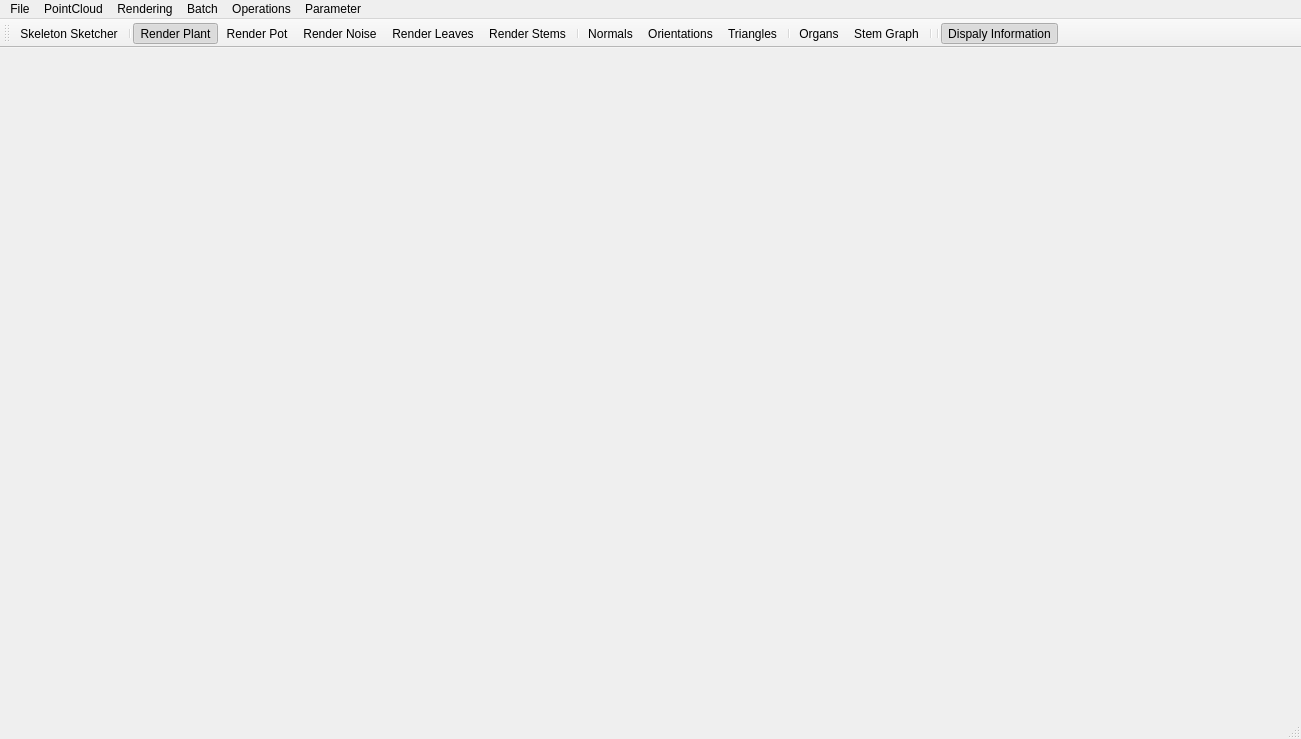
<?xml version="1.0" encoding="UTF-8"?>
<ui version="4.0">
 <class>MainWindowClass</class>
 <widget class="QMainWindow" name="MainWindowClass">
  <property name="geometry">
   <rect>
    <x>0</x>
    <y>0</y>
    <width>1301</width>
    <height>739</height>
   </rect>
  </property>
  <property name="focusPolicy">
   <enum>Qt::StrongFocus</enum>
  </property>
  <property name="windowTitle">
   <string>MainWindow</string>
  </property>
  <widget class="QWidget" name="centralWidget">
   <property name="sizePolicy">
    <sizepolicy hsizetype="Maximum" vsizetype="Maximum">
     <horstretch>0</horstretch>
     <verstretch>0</verstretch>
    </sizepolicy>
   </property>
   <property name="autoFillBackground">
    <bool>false</bool>
   </property>
  </widget>
  <widget class="QMenuBar" name="menuBar">
   <property name="geometry">
    <rect>
     <x>0</x>
     <y>0</y>
     <width>1301</width>
     <height>21</height>
    </rect>
   </property>
   <widget class="QMenu" name="menuFile">
    <property name="title">
     <string>File</string>
    </property>
    <widget class="QMenu" name="menuRecentWorkspaces">
     <property name="title">
      <string>Recent Workspaces</string>
     </property>
    </widget>
    <addaction name="actionSetWorkspace"/>
    <addaction name="menuRecentWorkspaces"/>
    <addaction name="separator"/>
    <addaction name="actionSaveRegistrator"/>
    <addaction name="actionSaveRegisteredPoints"/>
    <addaction name="separator"/>
    <addaction name="actionPOVRaySnapshot"/>
    <addaction name="actionPOVRayAnimation"/>
    <addaction name="actionPovRayFrames"/>
    <addaction name="separator"/>
    <addaction name="actionLoadMeshModel"/>
    <addaction name="actionSaveSceneAsObj"/>
    <addaction name="separator"/>
    <addaction name="actionLoadCamera"/>
    <addaction name="actionSaveCamera"/>
   </widget>
   <widget class="QMenu" name="menuPointCloud">
    <property name="title">
     <string>PointCloud</string>
    </property>
    <addaction name="actionRegistrationICP"/>
    <addaction name="actionRegistrationLUM"/>
    <addaction name="actionRefineAxis"/>
   </widget>
   <widget class="QMenu" name="menuView">
    <property name="title">
     <string>Rendering</string>
    </property>
    <addaction name="actionIncreasePointSize"/>
    <addaction name="actionDecreasePointSize"/>
    <addaction name="actionIncreaseLineWidth"/>
    <addaction name="actionDecreaseLineWidth"/>
    <addaction name="separator"/>
    <addaction name="actionRenderPlant"/>
    <addaction name="actionRenderPot"/>
    <addaction name="actionRenderNoise"/>
    <addaction name="actionRenderLeaves"/>
    <addaction name="actionRenderStems"/>
    <addaction name="separator"/>
    <addaction name="actionRenderNormals"/>
    <addaction name="actionRenderOrientations"/>
    <addaction name="actionRenderTriangles"/>
    <addaction name="separator"/>
    <addaction name="actionRenderOrgans"/>
    <addaction name="actionRenderStemGraph"/>
    <addaction name="separator"/>
    <addaction name="actionForceCenterScene"/>
    <addaction name="separator"/>
   </widget>
   <widget class="QMenu" name="menuBatch">
    <property name="title">
     <string>Batch</string>
    </property>
    <addaction name="actionGeneratePoints"/>
    <addaction name="actionBatchRegistration"/>
    <addaction name="separator"/>
    <addaction name="actionBatchEstimateNormal"/>
    <addaction name="actionBatchEstimateThickness"/>
    <addaction name="actionBatchEstimateOrientation"/>
    <addaction name="separator"/>
    <addaction name="actionCancelTasks"/>
    <addaction name="separator"/>
    <addaction name="actionBatchRenameViews"/>
    <addaction name="actionBatchRenameFrames"/>
    <addaction name="separator"/>
    <addaction name="actionExtractPlant"/>
    <addaction name="actionBatchExtractPoints"/>
    <addaction name="actionExtractKeyFrames"/>
    <addaction name="actionRotateCloud"/>
    <addaction name="actionConvertPcdToPlainText"/>
    <addaction name="separator"/>
    <addaction name="actionBatchVirtualScan"/>
    <addaction name="separator"/>
    <addaction name="actionRemoveBadFrames"/>
    <addaction name="actionRemoveErrorPoints"/>
   </widget>
   <widget class="QMenu" name="menuParameter">
    <property name="title">
     <string>Parameter</string>
    </property>
    <addaction name="actionParameterMaster"/>
    <addaction name="actionEnableInformation"/>
    <addaction name="separator"/>
    <addaction name="actionSaveParameters"/>
    <addaction name="actionLoadParameters"/>
    <addaction name="separator"/>
    <addaction name="actionSkeletonSketcher"/>
   </widget>
   <widget class="QMenu" name="menuGo_Back">
    <property name="title">
     <string>Operations</string>
    </property>
    <addaction name="actionForwardClassify"/>
    <addaction name="actionBackwardClassify"/>
    <addaction name="separator"/>
    <addaction name="actionFSmoothLeaves"/>
    <addaction name="actionBSmoothLeaves"/>
    <addaction name="separator"/>
    <addaction name="actionFSmoothStems"/>
    <addaction name="actionBSmoothStems"/>
    <addaction name="separator"/>
    <addaction name="actionAbsoluteClassify"/>
    <addaction name="actionDecomposeLeaves"/>
    <addaction name="actionDecomposeStems"/>
    <addaction name="separator"/>
   </widget>
   <addaction name="menuFile"/>
   <addaction name="menuPointCloud"/>
   <addaction name="menuView"/>
   <addaction name="menuBatch"/>
   <addaction name="menuGo_Back"/>
   <addaction name="menuParameter"/>
  </widget>
  <widget class="QStatusBar" name="statusBar"/>
  <widget class="QToolBar" name="mainToolBar">
   <attribute name="toolBarArea">
    <enum>TopToolBarArea</enum>
   </attribute>
   <attribute name="toolBarBreak">
    <bool>false</bool>
   </attribute>
   <addaction name="actionSkeletonSketcher"/>
   <addaction name="separator"/>
   <addaction name="actionRenderPlant"/>
   <addaction name="actionRenderPot"/>
   <addaction name="actionRenderNoise"/>
   <addaction name="actionRenderLeaves"/>
   <addaction name="actionRenderStems"/>
   <addaction name="separator"/>
   <addaction name="actionRenderNormals"/>
   <addaction name="actionRenderOrientations"/>
   <addaction name="actionRenderTriangles"/>
   <addaction name="separator"/>
   <addaction name="actionRenderOrgans"/>
   <addaction name="actionRenderStemGraph"/>
   <addaction name="separator"/>
   <addaction name="separator"/>
   <addaction name="actionEnableInformation"/>
  </widget>
  <action name="actionSetWorkspace">
   <property name="text">
    <string>Set Workspace</string>
   </property>
   <property name="shortcut">
    <string>Ctrl+W</string>
   </property>
  </action>
  <action name="actionSaveRegistrator">
   <property name="text">
    <string>Save Registrator</string>
   </property>
  </action>
  <action name="actionRegistrationICP">
   <property name="text">
    <string>ICP Registration</string>
   </property>
   <property name="shortcut">
    <string>Ctrl+I</string>
   </property>
  </action>
  <action name="actionIncreasePointSize">
   <property name="text">
    <string>Increase Point Size</string>
   </property>
   <property name="shortcut">
    <string>Ctrl+=</string>
   </property>
  </action>
  <action name="actionDecreasePointSize">
   <property name="text">
    <string>Decrease Point Size</string>
   </property>
   <property name="shortcut">
    <string>Ctrl+-</string>
   </property>
  </action>
  <action name="actionIncreaseLineWidth">
   <property name="text">
    <string>Increase Line Width</string>
   </property>
   <property name="shortcut">
    <string>+</string>
   </property>
  </action>
  <action name="actionDecreaseLineWidth">
   <property name="text">
    <string>Decrease Line Width</string>
   </property>
   <property name="shortcut">
    <string>_</string>
   </property>
  </action>
  <action name="actionRefineAxis">
   <property name="text">
    <string>Refine Axis</string>
   </property>
   <property name="shortcut">
    <string>Ctrl+R</string>
   </property>
  </action>
  <action name="actionSaveRegisteredPoints">
   <property name="text">
    <string>Save Registered Points</string>
   </property>
  </action>
  <action name="actionGeneratePoints">
   <property name="text">
    <string>Generate Points</string>
   </property>
  </action>
  <action name="actionBatchRegistration">
   <property name="text">
    <string>Registration</string>
   </property>
  </action>
  <action name="actionBatchRenameViews">
   <property name="text">
    <string>Rename Views</string>
   </property>
  </action>
  <action name="actionRegistrationLUM">
   <property name="text">
    <string>LUM Registration</string>
   </property>
  </action>
  <action name="actionRenderPlant">
   <property name="checkable">
    <bool>true</bool>
   </property>
   <property name="checked">
    <bool>true</bool>
   </property>
   <property name="text">
    <string>Render Plant</string>
   </property>
  </action>
  <action name="actionRenderPot">
   <property name="checkable">
    <bool>true</bool>
   </property>
   <property name="checked">
    <bool>false</bool>
   </property>
   <property name="text">
    <string>Render Pot</string>
   </property>
  </action>
  <action name="actionRenderNoise">
   <property name="checkable">
    <bool>true</bool>
   </property>
   <property name="checked">
    <bool>false</bool>
   </property>
   <property name="text">
    <string>Render Noise</string>
   </property>
  </action>
  <action name="actionRenderTriangles">
   <property name="checkable">
    <bool>true</bool>
   </property>
   <property name="checked">
    <bool>false</bool>
   </property>
   <property name="text">
    <string>Triangles</string>
   </property>
  </action>
  <action name="actionRenderStemGraph">
   <property name="checkable">
    <bool>true</bool>
   </property>
   <property name="checked">
    <bool>false</bool>
   </property>
   <property name="text">
    <string>Stem Graph</string>
   </property>
  </action>
  <action name="actionRenderOrgans">
   <property name="checkable">
    <bool>true</bool>
   </property>
   <property name="checked">
    <bool>false</bool>
   </property>
   <property name="text">
    <string>Organs</string>
   </property>
  </action>
  <action name="actionPOVRaySnapshot">
   <property name="text">
    <string>POV-Ray Snapshot</string>
   </property>
  </action>
  <action name="actionPOVRayAnimation">
   <property name="text">
    <string>POV-Ray Animation</string>
   </property>
  </action>
  <action name="actionCancelTasks">
   <property name="text">
    <string>Cancel Tasks</string>
   </property>
  </action>
  <action name="actionParameterMaster">
   <property name="text">
    <string>Parameter Master</string>
   </property>
  </action>
  <action name="actionBatchExtractPoints">
   <property name="text">
    <string>Extract Points</string>
   </property>
  </action>
  <action name="actionBatchRenameFrames">
   <property name="text">
    <string>Rename Frames</string>
   </property>
  </action>
  <action name="actionBatchEstimateNormal">
   <property name="text">
    <string>Estimate Normal</string>
   </property>
  </action>
  <action name="actionRenderNormals">
   <property name="checkable">
    <bool>true</bool>
   </property>
   <property name="text">
    <string>Normals</string>
   </property>
  </action>
  <action name="actionBatchEstimateThickness">
   <property name="text">
    <string>Estimate Thickness</string>
   </property>
  </action>
  <action name="actionBatchVirtualScan">
   <property name="text">
    <string>Virtual Scan</string>
   </property>
  </action>
  <action name="actionLoadMeshModel">
   <property name="text">
    <string>Load Mesh Model</string>
   </property>
  </action>
  <action name="actionPovRayFrames">
   <property name="text">
    <string>POV-Ray Frames</string>
   </property>
  </action>
  <action name="actionRemoveBadFrames">
   <property name="text">
    <string>Remove Bad Frames</string>
   </property>
  </action>
  <action name="actionExtractPlant">
   <property name="text">
    <string>Extract Plant</string>
   </property>
  </action>
  <action name="actionSaveSceneAsObj">
   <property name="text">
    <string>Save Scene as .obj</string>
   </property>
  </action>
  <action name="actionBatchEstimateOrientation">
   <property name="checkable">
    <bool>false</bool>
   </property>
   <property name="text">
    <string>Estimate Orientation</string>
   </property>
  </action>
  <action name="actionSaveCamera">
   <property name="text">
    <string>Save Camera</string>
   </property>
  </action>
  <action name="actionLoadCamera">
   <property name="text">
    <string>Load Camera</string>
   </property>
  </action>
  <action name="actionExtractKeyFrames">
   <property name="text">
    <string>Extract Key Frames</string>
   </property>
  </action>
  <action name="actionForceCenterScene">
   <property name="text">
    <string>Center Scene</string>
   </property>
  </action>
  <action name="actionEnableInformation">
   <property name="checkable">
    <bool>true</bool>
   </property>
   <property name="checked">
    <bool>true</bool>
   </property>
   <property name="text">
    <string>Dispaly Information</string>
   </property>
  </action>
  <action name="actionRenderLeaves">
   <property name="checkable">
    <bool>true</bool>
   </property>
   <property name="checked">
    <bool>false</bool>
   </property>
   <property name="text">
    <string>Render Leaves</string>
   </property>
  </action>
  <action name="actionRenderStems">
   <property name="checkable">
    <bool>true</bool>
   </property>
   <property name="checked">
    <bool>false</bool>
   </property>
   <property name="text">
    <string>Render Stems</string>
   </property>
  </action>
  <action name="actionRotateCloud">
   <property name="text">
    <string>Rotate Cloud</string>
   </property>
  </action>
  <action name="actionLoadParameters">
   <property name="text">
    <string>Load Parameters</string>
   </property>
  </action>
  <action name="actionSaveParameters">
   <property name="text">
    <string>Save Parameters</string>
   </property>
  </action>
  <action name="actionRenderOrientations">
   <property name="checkable">
    <bool>true</bool>
   </property>
   <property name="text">
    <string>Orientations</string>
   </property>
  </action>
  <action name="actionForwardClassify">
   <property name="text">
    <string>Forward Classify</string>
   </property>
  </action>
  <action name="actionBackwardClassify">
   <property name="text">
    <string>Backward Classify</string>
   </property>
  </action>
  <action name="actionSkeletonSketcher">
   <property name="checkable">
    <bool>true</bool>
   </property>
   <property name="text">
    <string>Skeleton Sketcher</string>
   </property>
  </action>
  <action name="actionFSmoothLeaves">
   <property name="text">
    <string>FSmooth Leaves</string>
   </property>
  </action>
  <action name="actionBSmoothLeaves">
   <property name="text">
    <string>BSmooth Leaves</string>
   </property>
  </action>
  <action name="actionFSmoothStems">
   <property name="text">
    <string>FSmooth Stems</string>
   </property>
  </action>
  <action name="actionBSmoothStems">
   <property name="text">
    <string>BSmooth Stems</string>
   </property>
  </action>
  <action name="actionDecomposeLeaves">
   <property name="text">
    <string>Decompose Leaves</string>
   </property>
  </action>
  <action name="actionDecomposeStems">
   <property name="text">
    <string>Decompose Stems</string>
   </property>
  </action>
  <action name="actionAbsoluteClassify">
   <property name="text">
    <string>Absolute Classify</string>
   </property>
  </action>
  <action name="actionConvertPcdToPlainText">
   <property name="text">
    <string>Convert Pcd To Plain Text</string>
   </property>
  </action>
  <action name="actionRemoveErrorPoints">
   <property name="text">
    <string>Remove Error Points</string>
   </property>
  </action>
 </widget>
 <layoutdefault spacing="6" margin="11"/>
 <resources>
  <include location="main_window.qrc"/>
 </resources>
 <connections/>
</ui>
